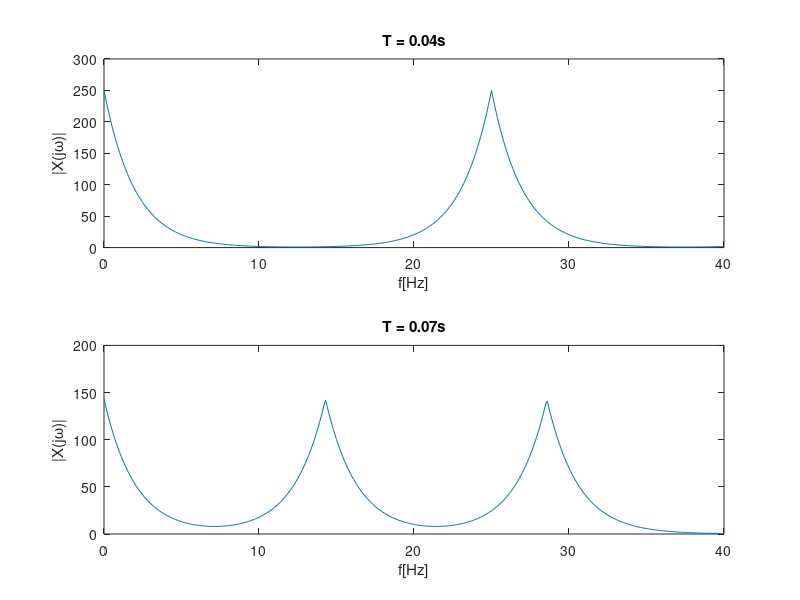

This chart was generated by the following MATLAB code:
%Malgorzata Targan
% 131420
% lab 2

clear all
close all

T = [0.04 0.07];
Tmax = max(T);
Fmax = 40;
%N = ceil(Tmax*Fmax);
N = 3;
n = 0:N-1;
m(1,:) = n/T(1);
m(2,:) = n/T(2);
f= 0:0.1:Fmax;


X = zeros(2,length(f));

for i=1:length(f)
    X(1,i)=1/T(1)*sum(10*exp((-abs(f(i)-m(1,:)))/2));
    X(2,i)=1/T(2)*sum(10*exp((-abs(f(i)-m(2,:)))/2)); 
end

% subplot(3,1,1)
% plot(f,10*exp(-abs(f)/2));
% subplot(3,1,2)
subplot(2,1,1)
plot(f,abs(X(1,:))); 
title('T = 0.04s'); 
xlabel('f[Hz]'); 
ylabel(['|X(j\omega)|']) 
% subplot(3,1,3)
subplot(2,1,2)
plot(X(:,2))
plot(f,abs(X(2,:))); 
title('T = 0.07s'); 
xlabel('f[Hz]'); 
ylabel(['|X(j\omega)|']) 
